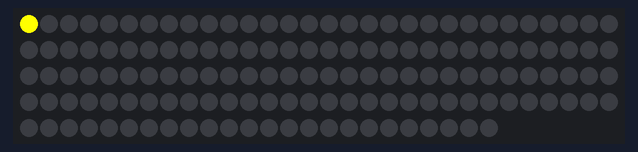
The sketch below on a simulated Arduino Uno, built with avr-gcc and run on an emulated ATmega328P. Parts: 144 RGB LEDs in strip order, left to right, continuing on the next row.

Above: at 0.01 s.
At 1.79 s:
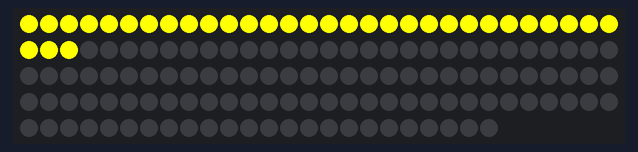
At 3.69 s:
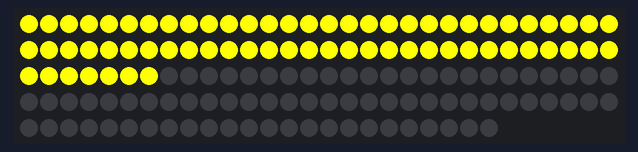
At 7.37 s:
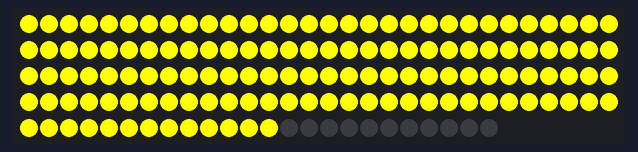
At 11.05 s:
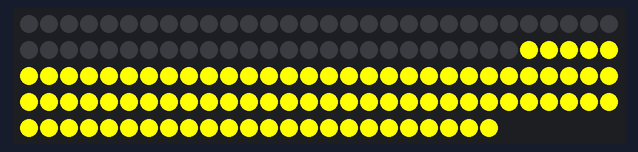
At 14.73 s:
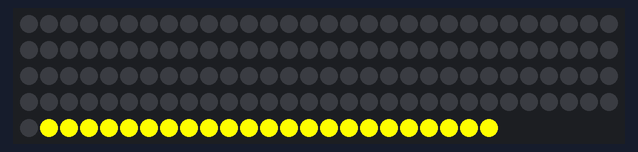

Measured:
- by itself, everything shown: repeats every 16.1 s, in 288 steps

The sketch:

LoaderCustomColorExample.ino
```cpp
#include "FastLED.h"

#define NUM_LEDS 144
#define DATA_PIN 3

CRGB leds[NUM_LEDS];

const CRGB customColor[] =
  {
    CRGB(0, 255, 0),
    CRGB(255, 255, 0),
    CRGB(0, 0, 255),
    CRGB(255, 0, 255),
    CRGB(0, 255, 255)
  };

void setup() {
  	  FastLED.addLeds<NEOPIXEL, DATA_PIN>(leds, NUM_LEDS);
}

void turnOn(){
  for(int i = 0; i < NUM_LEDS; i++){
    leds[i] = customColor[1];
    FastLED.show();
    delay(50);
  }
}

void turnOff(){
  for(int i = 0; i < NUM_LEDS; i++){
    leds[i] = CRGB::Black;
    FastLED.show();
    delay(50);
  }
}

void loop() {
  turnOn();
  turnOff();
}
```
